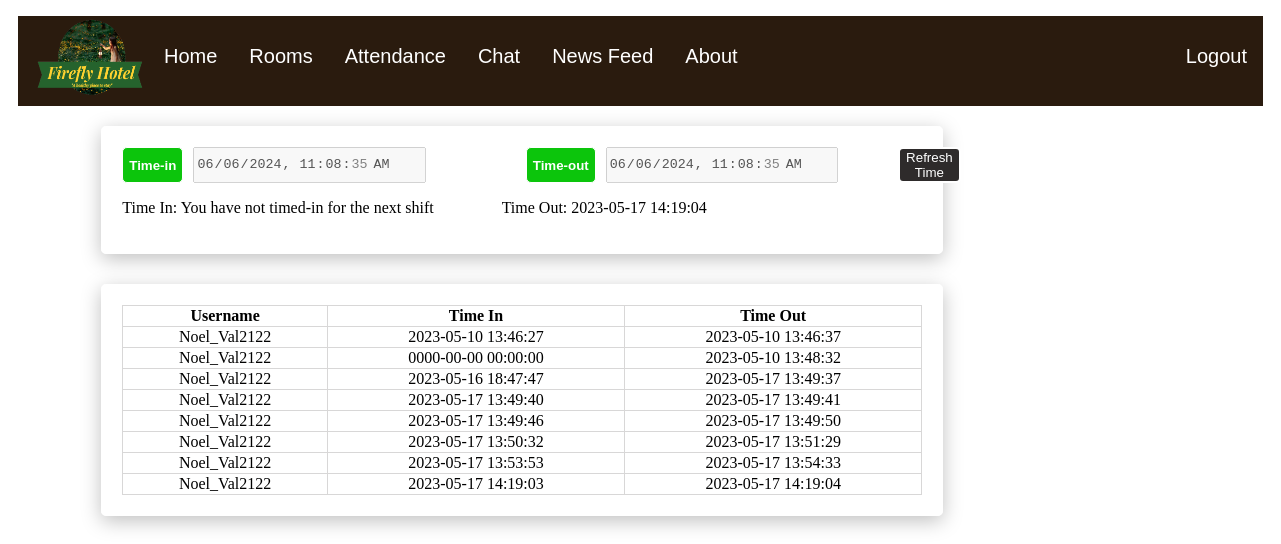
Screenshot of /staff/attendance.php (signed in) with the database file from the repository.
### tables this page shows
CREATE TABLE `employees` (
  `emp_id` varchar(4) NOT NULL,
  `F_name` varchar(30) NOT NULL,
  `L_name` varchar(30) NOT NULL,
  `username` varchar(100) NOT NULL,
  `password` varchar(100) NOT NULL,
  `sched_timeIn` time NOT NULL,
  `sched_timeOut` time NOT NULL,
  `time_in` datetime DEFAULT NULL,
  `time_out` datetime DEFAULT NULL
);

CREATE TABLE `timerecord` (
  `time_id` varchar(13) NOT NULL,
  `time_in` datetime NOT NULL,
  `time_out` datetime NOT NULL,
  `emp_id` varchar(4) NOT NULL
);

### staff/time.php (called while the page is built, shortened)
<?php
    $username = $_SESSION['username'];
    $id = $_SESSION['emp_id'];
    $datetime = date("Y-m-d H:i:s");
    $conn = mysqli_connect('localhost', 'root', '', 'firefly_hotel') or die('Unable to connect');
    $query = $conn->query("SELECT * FROM `employees` WHERE `username` = '$username'") or die(mysqli_error());
		$fetch = $query->fetch_array();
    $get_timeIn = $fetch['time_in'];
    $get_timeOut = $fetch['time_out'];
    if($get_timeIn == '0000-00-00 00:00:00'){
      $timeIn = 'You have not timed-in for the next shift';
    }
    else{
      $timeIn = '' . $get_timeIn;
      $disable1 = 'disabled';
    }
    if($get_timeOut == '0000-00-00 00:00:00'){
      $timeOut = 'You have not timed-out for this shift';
      $disable2 = '';
    }
    elseif($get_timeOut == date("Y-m-d H:i:s", mktime(0,0,0,10,3,1975))){
      $timeOut = 'You forgot to time-out today';
      $disable2 = 'disabled';
      $disable1 = '';
    }
    else{
      $timeOut = '' . $get_timeOut;
    }
    $connDB = mysqli_connect('localhost', 'root', '', 'firefly_hotel') or die('Unable to connect');
    $timeQuery = $connDB->query("SELECT * FROM `timerecord` WHERE `emp_id` = '$id'");
    $timeFetch = $timeQuery->fetch_all();
?>

### staff/attendance.php (the view, shortened to what this page needs)
<?php include 'time.php'?>
<!DOCTYPE html>
<html lang="en">
<head>
    <link href="../css/Staff.css"  rel = "stylesheet" type = "text/css" >
    <link href="../css/homepage.css"  rel = "stylesheet" type = "text/css" >
</head>
<body>
    <img src="../photos/logo.png" style="width: 160px; height: 100px;position: absolute;top: 10px;left: 15px">
    <ul>
        <div class="leftlinks">
            <li><a href="Staff_homepage.php">Home</a></li>
            <li><a href="display/Courtyard.php">Rooms</a></li>
            <li><a href="attendance.php">Attendance</a></li>
            <li><a href="chatusers.php">Chat</a></li>
            <li><a href="newsfeed.php">News Feed</a></li>
            <li><a href="#about">About</a></li>
        </div>
        <li style="float:right;"><a href="../Php/logout.php">Logout</a></li>
    </ul>
    <div class="box_center">
        <div class = "main_box">
            <div class="flex_box">
                <form class="flex_box" action="timeIn.php" method="POST">
                    <input class="colours" type="submit" value="Time-in" style="margin-right:10px">
                    <input type="datetime-local" id="time_in" name="time_in" value="<?php echo $datetime?>" disabled><br><br>
                </form>
                <form class="flex_box" action="timeOut.php" method="POST">
                    <input class="colours" type="submit" value="Time-out" style="margin-right:10px">
                    <input type="datetime-local" id="time_in" name="time_in" value="<?php echo $datetime?>" disabled><br><br>
                </form>
                <div class="flex_box">
                    <a href="attendance.php" style="margin-left: -40px;"><button class="button">Refresh Time</button></a>
                </div>
            </div>
            <div>
                <div class="flex_box">
                    <p>Time In: <?php echo $timeIn; ?></p>
                    <p>Time Out: <?php echo $timeOut; ?></p>
                </div>
            </div>
        </div>
        <div class="main_box">
            <table>
                <tr>
                    <th>Username</th>
                    <th>Time In</th>
                    <th>Time Out</th>
                </tr>
                <?php
                    foreach($timeFetch as $time)
                    {
                        echo "<tr>
                            <td>" . $username . "</td>
                            <td>" . $time['1'] . "</td>
                            <td>" . $time['2'] . "</td>
                        </tr>";
                    }
                ?>
            </table>
        </div>
    </div>
</body>
</html>

### css/Staff.css (style rules this page uses)
.main_box { width:800px; border: 0.1px solid rgb(255, 255, 255); padding: 20px; margin-left: 20px; margin-right: 20px; margin-top: 10px; margin-bottom: 30px; box-shadow: 0px 5px 20px rgb(0,0,0,0.25); border-radius: 5px; }
.flex_box { display:flex; margin-right: 100px; }
.colours { background-color: rgb(12, 197, 12); border: 1px solid #fff; border-radius: 5px; color: #fff; font-weight: bold; }
.button { background-color: rgb(46, 43, 43); border: 2px solid #fff; border-radius: 5px; color: #ffffff; }
.box_center { margin: 0px 0px 5% 5%; width: 100%; padding: 10px; }
table, td, th { border: 1px solid rgb(216, 215, 215); text-align: center; }
table { width: 100%; border-collapse: collapse; }

### css/homepage.css (style rules this page uses)
ul { list-style-type: none; margin-bottom: 0; padding: 0; overflow: hidden; background-color: #2A1B0E; color: white; margin-left: 10px; margin-right: 10px; height: 90px; }
li { float: left; padding-top: 15px; padding-bottom: 15px; }
li a { display: block; color: white; text-align: center; padding: 14px 16px; text-decoration: none; font-family: Arial; font-size: 20px; }
.leftlinks { margin-left: 130px; }

### rows the page displays
employees: time_in "You have not timed-in for the next shift", time_out "2023-05-17 14:19:04"
timerecord: time_in "2023-05-10 13:46:27", time_out "2023-05-10 13:46:37"
timerecord: time_in "0000-00-00 00:00:00", time_out "2023-05-10 13:48:32"
timerecord: time_in "2023-05-16 18:47:47", time_out "2023-05-17 13:49:37"
timerecord: time_in "2023-05-17 13:49:40", time_out "2023-05-17 13:49:41"
timerecord: time_in "2023-05-17 13:49:46", time_out "2023-05-17 13:49:50"
timerecord: time_in "2023-05-17 13:50:32", time_out "2023-05-17 13:51:29"
timerecord: time_in "2023-05-17 13:53:53", time_out "2023-05-17 13:54:33"
timerecord: time_in "2023-05-17 14:19:03", time_out "2023-05-17 14:19:04"
